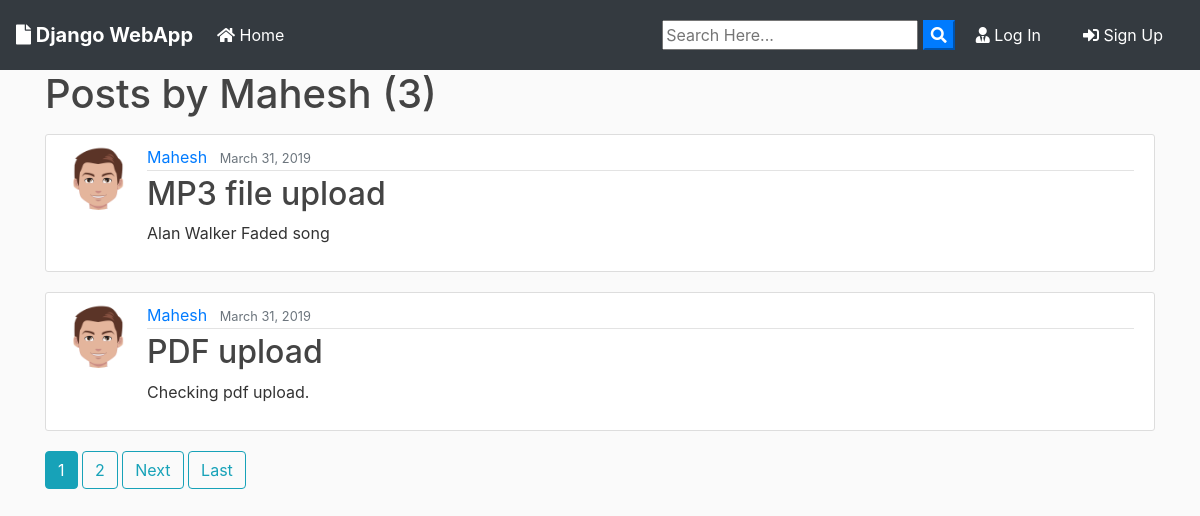
Screenshot of /user/Mahesh with the database file from the repository.
### blog/models.py (models this page shows, shortened)
class Post(models.Model):
	title = models.CharField(max_length=100)
	file = models.FileField(null=True,blank=True,upload_to='Files')
	content = models.TextField()
	date_posted = models.DateTimeField(default=timezone.now)
	author = models.ForeignKey(User, on_delete=models.CASCADE)

### users/models.py (models this page shows, shortened)
class Profile(models.Model):
    user = models.OneToOneField(User, on_delete=models.CASCADE)
    image = models.ImageField(default='default.jpg', upload_to='profile_pics')

### blog/views.py (the view)
# urls.py: path('user/<str:username>', UserPostListView.as_view(), name='user-posts'),
class UserPostListView(ListView):
    model = Post
    template_name = 'blog/user_posts.html'  # <app>/<model>_<viewtype>.html
    context_object_name = 'posts'
    paginate_by = 2
    def get_queryset(self):
        user = get_object_or_404(User, username=self.kwargs.get('username'))
        return Post.objects.filter(author=user).order_by('-date_posted')

### blog/templates/blog/user_posts.html (shortened to what this page needs)
{% extends "blog/base.html" %}
{% block content %}
    <h1 class="mb-3">Posts by {{ view.kwargs.username }} ({{ page_obj.paginator.count }})</h1>
    {% for post in posts %}
        <article class="media content-section">
          <img class="rounded-circle article-img" src="{{ post.author.profile.image.url }}">
          <div class="media-body">
            <div class="article-metadata">
              <a class="mr-2" href="{% url 'user-posts' post.author.username %}">{{ post.author }}</a>
              <small class="text-muted">{{ post.date_posted|date:"F d, Y" }}</small>
            </div>
            <h2><a class="article-title" href="{% url 'post-detail' post.id %}">{{ post.title }}</a></h2>
            <p class="article-content">{{ post.content }}</p>
          </div>
        </article>
    {% endfor %}
    {% if is_paginated %}
      {% for num in page_obj.paginator.page_range %}
        {% if page_obj.number == num %}
          <a class="btn btn-info mb-4" href="?page={{ num }}">{{ num }}</a>
        {% elif num > page_obj.number|add:'-3' and num < page_obj.number|add:'3' %}
          <a class="btn btn-outline-info mb-4" href="?page={{ num }}">{{ num }}</a>
        {% endif %}
      {% endfor %}
      {% if page_obj.has_next %}
        <a class="btn btn-outline-info mb-4" href="?page={{ page_obj.next_page_number }}">Next</a>
        <a class="btn btn-outline-info mb-4" href="?page={{ page_obj.paginator.num_pages }}">Last</a>
      {% endif %}
    {% endif %}
{% endblock content %}

### blog/templates/blog/base.html (shortened to what this page needs)
{% load static %}
<!doctype html>
<html lang="en">
  <head>
    <link rel="stylesheet" href="https://stackpath.bootstrapcdn.com/bootstrap/4.3.1/css/bootstrap.min.css">
    <link rel="stylesheet" href="https://use.fontawesome.com/releases/v5.8.1/css/all.css" >
    <link rel="stylesheet" href="{% static 'blog/main.css' %}">
</head>
  <body>
        <nav class="navbar navbar-expand-lg navbar-dark bg-dark">
                <a class="navbar-brand font-weight-bold" href="{% url 'blog-home' %}"><i class="fas fa-file"></i> Django WebApp</a>
                <div class="collapse navbar-collapse" id="navbarSupportedContent">
                  <ul class="navbar-nav mr-auto">
                    <li class="nav-item active">
                      <a class="nav-link" href="{% url 'blog-home' %}"><i class="fas fa-home"></i> Home <span class="sr-only">(current)</span></a>
                    </li>
                  </ul>
                  <form id="searchform" action="{% url 'search' %}" method="get">
                    <input type="text" name="q" type="text" value="{{ request.GET.q }}" placeholder="Search Here..." />
                    <button type="button" onclick="searchform.submit()" class=" text-white my-color btn-primary"><i class="fa fa-search"></i></button>
                </form>
                    {% if user.is_authenticated %}
                    <a href="{% url 'user-posts' user %}" class="btn text-white m-2"><i class="fas fa-user-shield"></i> My Post</a>
                    <a href="{% url 'post-create' %} " class="btn text-white m-2"><i class="fas fa-user-edit"></i> New Post</a>
                    <a href="{% url 'profile' %} " class="btn text-white m-2"><i class="fas fa-user"></i> {{ user.username }}</a>
                    <a href="{% url 'logout' %} " class="btn text-white m-2"><i class="fas fa-sign-out-alt"></i> Log Out</a>
                    {% else %}
                    <a href="{% url 'login' %} " class="btn text-white m-2"><i class="fas fa-user-tie"></i> Log In</a>
                    <a href="{% url 'register' %} " class="btn text-white m-2"> <i class="fas fa-sign-in-alt"></i> Sign Up</a>
                    {% endif %}
                </div>
              </nav>
      <div class="container my-bg">
    {% block content %}
    {% endblock  %}
</div>
  </body>
</html>

### blog/static/blog/main.css (style rules this page uses)
body { background: #fafafa; color: #333333; margin-top: 0; }
h1, h2, h3, h4, h5, h6 { color: #444444; }
ul { margin: 0; }
.content-section { background: #ffffff; padding: 10px 20px; border: 1px solid #dddddd; border-radius: 3px; margin-bottom: 20px; }
.article-title { color: #444444; }
.article-content { white-space: pre-line; }
.article-img { height: 65px; width: 65px; margin-right: 16px; }
.article-metadata { padding-bottom: 1px; margin-bottom: 4px; border-bottom: 1px solid #e3e3e3 }

### rows the page displays
Post: author.profile.image (picture), author "Mahesh", date_posted "March 31, 2019", title "MP3 file upload", content "Alan Walker Faded song"
Post: author.profile.image (picture), author "Mahesh", date_posted "March 31, 2019", title "PDF upload", content "Checking pdf upload."

### other values shown
{{ view.kwargs.username }} "Mahesh"
{{ page_obj.paginator.count }} "3"
{{ num }} "1"
{{ num }} "2"
